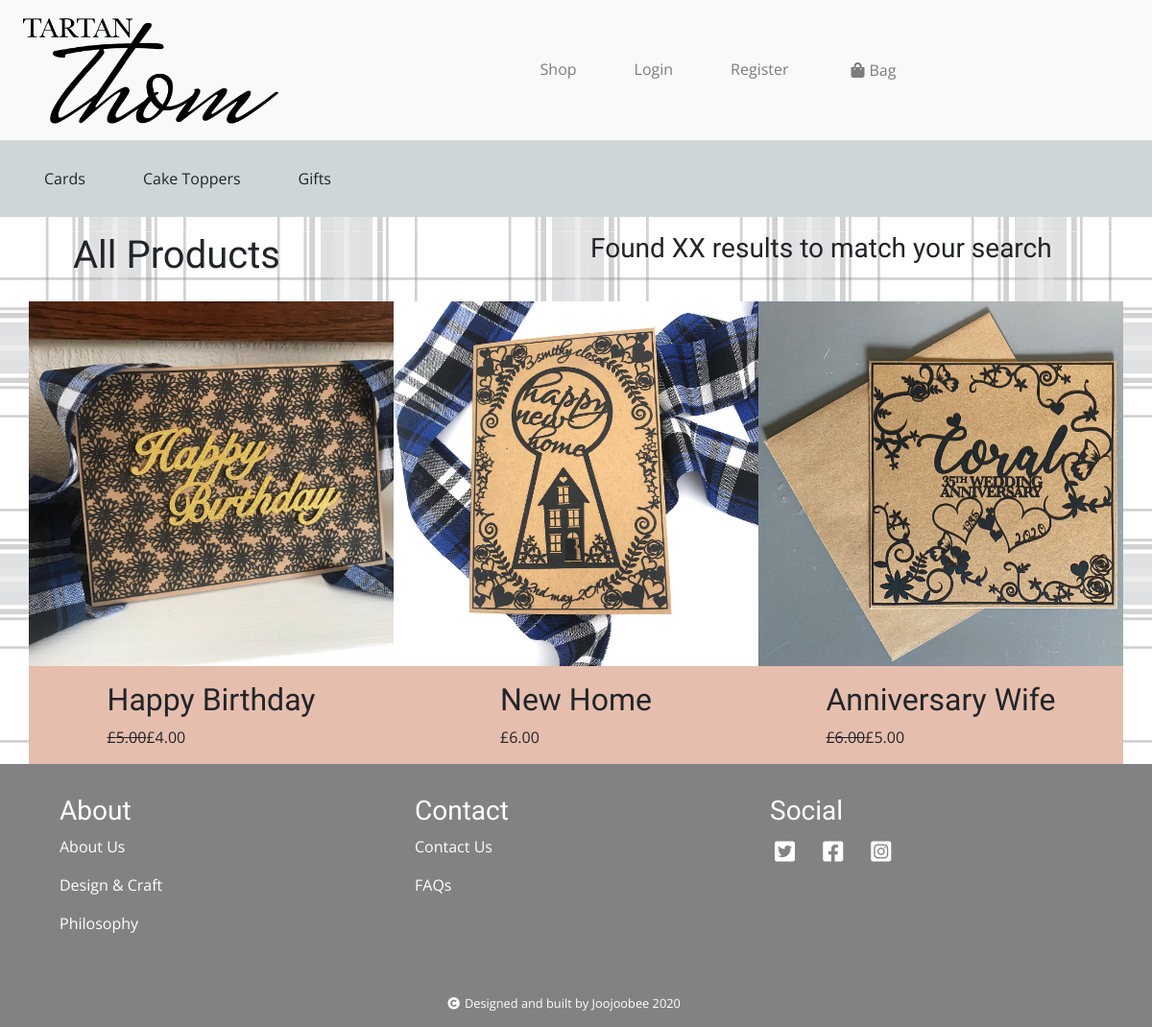
Screenshot of /products/ with the database file from the repository.
### products/models.py (models this page shows, shortened)
class Products(models.Model):
    class Meta:
        verbose_name_plural = 'Products'
    PRODUCT_TYPE = [
        ('Cards', 'Cards'),
        ('Cake', 'Cake Toppers'),
        ('Gifts', 'Gifts')
    ]
    category = [
        ('B', 'Birthday'),
        ('W', 'Wedding'),
        ('A', 'Anniversary'),
        ('H', 'New Home'),
        ('BB', 'Baby')
    ]
    labels = [
        ('New', 'New'),
        ('Sale', 'Sale')
    ]
    sizes = [
        ('A4', 'A4'),
        ('A5', 'A5')
    ]
    name = models.CharField(max_length=100)
    product_type = models.CharField(max_length=100, choices=PRODUCT_TYPE)
    image = models.ImageField(upload_to='img')
    description = models.TextField()
    category = models.CharField(max_length=100, choices=category)
    price = models.DecimalField(decimal_places=2, max_digits=5)
    sale_price = models.DecimalField(decimal_places=2, max_digits=5)
    size = models.CharField(max_length=100, choices=sizes)
    label = models.CharField(max_length=100, choices=labels)
    tags = models.CharField(max_length=100)
    is_bespoke = models.BooleanField()
    is_active = models.BooleanField()

### products/views.py (the view)
# urls.py: path('', view_products, name='view_products'),
def view_products(request):
    products = Products.objects.all()
    product_type = "All Products"
    return render(request, "products/products.html", {'products': products, 'product_type': product_type})

### basket/contexts.py (called while the page is built, shortened)
def basket_contents(request):
    basket = request.session.get('basket', {})
    basket_items = []
    total = 0
    product_count = 0
    return {'basket_items': basket_items, 'total': total, 'product_count': product_count}

### products/templates/products/products.html (shortened to what this page needs)
{% extends 'base.html' %}
{% load static %}
{% block content %}
<nav id="nav-shop" class="navbar navbar-expand-lg nav-shop">
  <ul class="navbar-nav mr-auto">
    <li class="nav-item">
      <a class="nav-link" href="{% url 'products:view_cards' %}">Cards</a>
    </li>
    <li class="nav-item">
      <a class="nav-link" href="{% url 'products:view_cake-toppers' %}">Cake Toppers</a>
    </li>
    <li class="nav-item">
      <a class="nav-link" href="{% url 'products:view_gifts' %}">Gifts</a>
    </li>
  </ul>
</nav>
<div class="container">
    <div class="row m-3">
        <div class="col-md-6">
            <h1>{{ product_type }}</h1>
        </div>
        <div class="col-md-6">
            <h3>Found XX results to match your search</h3>
        </div>
    </div>
    <div class="row">
        {% if products %}
            {% for product in products %}
        <div class="product-panel col-md-4 col-sm-6">
            <div class="row">
                <div class="product-panel">
                    <div class="product-panel-image">
                        <a href="{% url 'products:view_product' product.id %}"
                            ><img class="products-image" src="{{ product.image.url }}" alt="product-image"/></a>
                    </div>
                </div>
            </div>
            <div class="row justify-content-center">
                <div class="product-panel-details">
                    <h2>{{ product.name }}</h2>
                    {% if product.sale_price %}
                    <p><strike>£{{ product.price }}</strike>£{{ product.sale_price }}</p>
                    {% else %}
                    <p>£{{ product.price }}</p>
                    {% endif %}
                </div>
            </div>
        </div>
        {% endfor %} {% endif %}
    </div>
</div>
{% endblock %}

### static/css/style.css (style rules this page uses)
body { background-image: url("/static/img/tartanthom.png"); height: 100%; }
h1, h2, h3, h4 { font-family: "Great Vibes", cursive; }
p, span, li, a, div, .btn { font-family: "Open Sans", sans-serif; }
a, a:hover { color: inherit; text-decoration: none; }
.navbar-nav { margin: 0 !important; }
.nav-link { padding: 5px 30px !important; }
.nav-shop { min-height: 5em; background-color: #CED6D7; }
.product-panel { background-color: #e6beae; }
.product-panel-details { padding-top: 1em; }
.products-image { max-width: 100%; }

### rows the page displays
Products: image (picture), name "Happy Birthday", price "5.00", sale_price "4.00"
Products: image (picture), name "New Home", price "6.00"
Products: image (picture), name "Anniversary Wife", price "6.00", sale_price "5.00"

### other values shown
{{ product_type }} "All Products"
